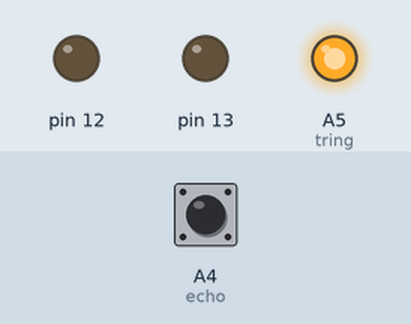
Recording of a sketch running on a simulated Arduino Uno, built with avr-gcc and run on an emulated ATmega328P. Shown: output pins drawn as LEDs (lit = HIGH). The test bench sets the inputs (shaded band); at power-on: A4 (echo) LOW.

Above: at 0.1 s.
At 1.2 s:
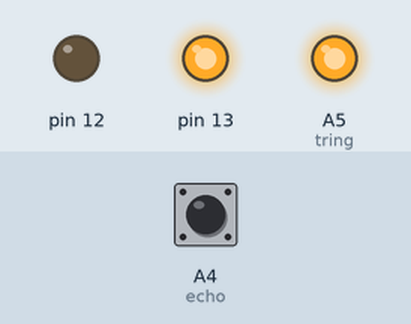
1.3 s: A4 (echo) pulsed HIGH 2 times (0.12 s each, 0.3 s apart)
At 1.7 s:
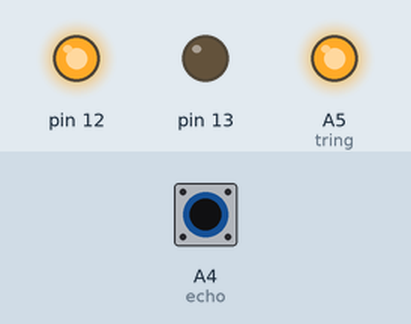
Timing chart, 0 to 4.3 s (numbered marks = the images above; inputs shaded):
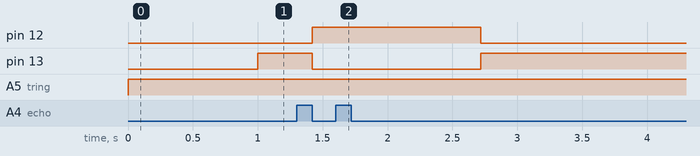

Measured:
- after the input at 1.3 s, pin 12: LOW → HIGH after 0.12 s, → LOW 1.3 s later; pin 13: HIGH → LOW after 0.12 s, → HIGH 1.3 s later

The sketch:

sensorEstacionamento.ino
```cpp
/**
  Sensor de estacionamento
  @author Guilherme Holi
*/

int  distancia;
long sensor;


void setup()
{
 pinMode(13, OUTPUT);
 pinMode(12, OUTPUT);
 pinMode(A4, INPUT); //echo
 pinMode(A5, OUTPUT); //tring
}

void loop()
{
  distancia = ping();
  if (distancia <= 10){
  digitalWrite(13, HIGH);
  digitalWrite(12, LOW);
  } else {
  digitalWrite(12, HIGH);
  digitalWrite(13, LOW);

  }
}

long ping() {
  digitalWrite(A5, LOW); //zerar
  delayMicroseconds(2);
  digitalWrite(A5, HIGH); //disparar o pulso sonoro
  delayMicroseconds(10);
  sensor = pulseIn(A4, HIGH); //receber o retorno do pulso
  return (sensor / 29) / 2; //calcular o valor em cm
}
```
